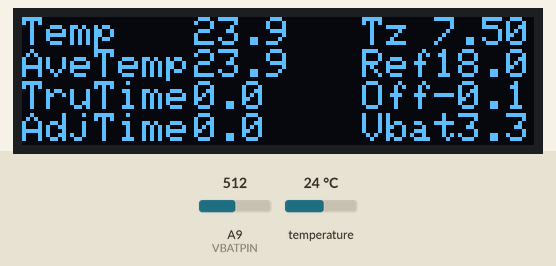
Bench run of a sketch on a simulated Arduino Mega 2560, built with avr-gcc and run on an emulated ATmega2560. Parts: 128×32 one-colour display. The inputs (shaded band) are chosen by the test bench; at power-on: temperature 24 °C, A9 (VBATPIN) = 512.

Above: at 1.4 s.
1.5 s: temperature set to 12 °C
At 3.2 s:
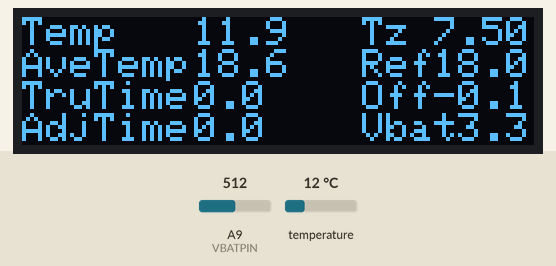
4.9 s: A9 (VBATPIN) set to 716
At 6.4 s:
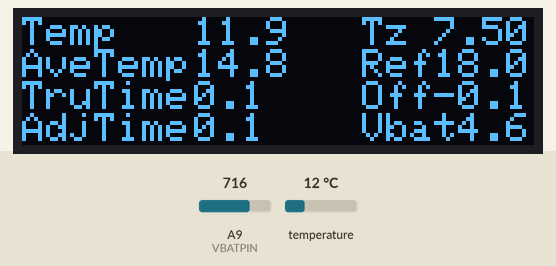
8.1 s: temperature set to 19 °C
At 9.5 s:
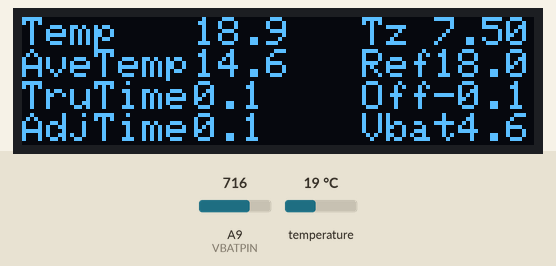
11.2 s: A9 (VBATPIN) set to 900
At 12.7 s:
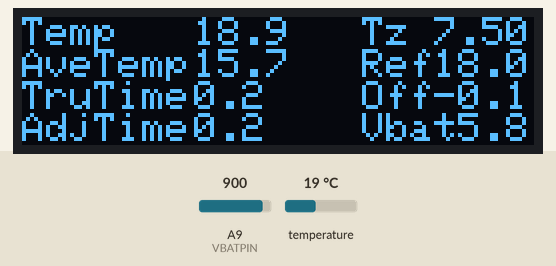
14.4 s: temperature set to 28 °C
At 15.8 s:
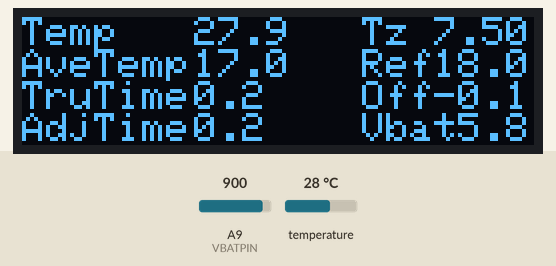
17.5 s: A9 (VBATPIN) set to 1023
At 19.0 s:
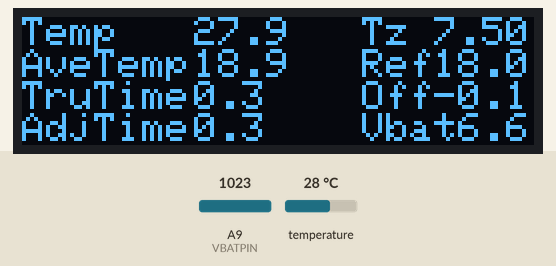
Timing chart, 0 to 20.5 s (numbered marks = the images above; inputs shaded):
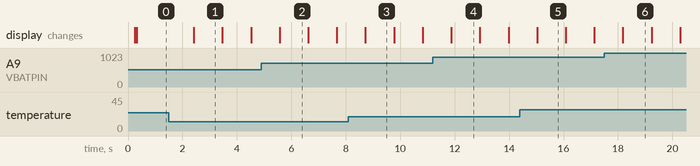

Measured:
- what the display in image 1 shows lasts 1.1 s, from 2.4 s to 3.5 s

The sketch:

TADT.ino
```cpp
#include <OneWire.h>
#include <Adafruit_GFX.h>
#include <Adafruit_SSD1306.h>

Adafruit_SSD1306 display = Adafruit_SSD1306();

int DS18S20_Pin = 5; //DS18S20 Signal pin on digital 5


//Temperature chip i/o
OneWire ds(DS18S20_Pin); // on digital pin 5

#define VBATPIN A9

void setup() {

  //small delay needed to get the display to behave with the power switch
  delay(200);
  Serial.begin(9600);
  // by default, we'll generate the high voltage from the 3.3v line internally! (neat!)
  // initialize with the I2C addr 0x3C (for the 128x32)
  display.begin(SSD1306_SWITCHCAPVCC, 0x3C);
  // init done
  display.setTextSize(1);
  display.setTextColor(WHITE,BLACK);
  // Clear the buffer.
  display.clearDisplay();
  display.display();

}


//adjust this to your desired reference temperature
float reftemp = 18.0;
//varies from species to species- x intercept of the linear temp vs velocity relationship
float tzero = 7.5;
//optional offset value to calibrate the temperature sensor
float offset = -0.1;

//resetting our counters to zero for a new experiment
float previous_time = millis();
float cumulative_temp = 0;
float cumulative_effective_temp = 0;
float current_temp = getTemp();


void loop() {

float new_temp = getTemp();
if (new_temp != -1000)     //ignores random errors from the ds18b20...
{
 current_temp = new_temp;
}


//measures temperature for this interval
current_temp = current_temp + offset;
//gets the amount of time since sketch began running
float current_time = millis();
//calculates time since the last loop
float interval_length = current_time - previous_time;
//calculates the effective temperature for this interval
float effective_temp = current_temp - tzero;
//now we add the effective degrees for this interval to the cumulative effective degrees
cumulative_effective_temp = cumulative_effective_temp + (effective_temp * interval_length);
//new we can calculate the temperature adjusted developmental time (in minutes)
float adjusted_time = cumulative_effective_temp/((reftemp-tzero)*60000);

//This will calulate the total degrees in this interval, add it to the cumulative degrees,
//and give us an average temperature for the experiment
cumulative_temp = cumulative_temp + (current_temp * interval_length);
float average_temp = (cumulative_temp / current_time);

//finally we need to set the "previous time" for the next loop to the be current time in this loop
previous_time = current_time;

//measuring the voltage in the LiPo battery
float measuredvbat = analogRead(VBATPIN);
measuredvbat *= 2;    // we divided by 2, so multiply back
measuredvbat *= 3.3;  // Multiply by 3.3V, our reference voltage
measuredvbat /= 1024; // convert to voltage

//Displays the current T-zero
display.setCursor(85,0);
display.print("Tz");
display.setCursor(103,0);
display.print(tzero,2);

//Displays the reference temp of choice
display.setCursor(85,8);
display.print("Ref");
display.setCursor(103,8);
display.print(reftemp,1);

//Displays the offset for our temperature probe (if necessary)
display.setCursor(85,16);
display.print("Off");
display.setCursor(103,16);
display.print(offset,1);

//Displays battery voltage
display.setCursor(85,24);
display.print("Vbat");
display.setCursor(109,24);
display.print(measuredvbat,1);

//Displays the current temperature
display.setCursor(0, 0);
display.print("Temp");
display.setCursor(43,0);
display.print(current_temp,1);

//Displays the average temperature for the experiment
display.setCursor(0,8);
display.print("AveTemp");
display.setCursor(43,8);
display.print(average_temp,1);

//Displays the temperature adjusted developmental time
display.setCursor(0,24);
display.print("AdjTime");
display.setCursor(43,24);
display.print(adjusted_time,1);

//Displays the actual time elapsed during the experiment (in minutes)
display.setCursor(0,16);
display.print("TruTime");
display.setCursor(43,16);
display.print(current_time/60000,1);

display.display();
delay(1000);

}


// code for bildr.org for reading temperatures from the DS18B20
  float getTemp(){
 //returns the temperature from one DS18S20 in DEG Celsius

 byte data[12];
 byte addr[8];

 if ( !ds.search(addr)) {
   //no more sensors on chain, reset search
   ds.reset_search();
   return -1000;
 }

 if ( OneWire::crc8( addr, 7) != addr[7]) {
   Serial.println("CRC is not valid!");
   return -1000;
 }

 if ( addr[0] != 0x10 && addr[0] != 0x28) {
   Serial.print("Device is not recognized");
   return -1000;
 }

 ds.reset();
 ds.select(addr);
 ds.write(0x44,1); // start conversion, with parasite power on at the end

 byte present = ds.reset();
 ds.select(addr);
 ds.write(0xBE); // Read Scratchpad


 for (int i = 0; i < 9; i++) { // we need 9 bytes
  data[i] = ds.read();
 }

 ds.reset_search();

 byte MSB = data[1];
 byte LSB = data[0];

 float tempRead = ((MSB << 8) | LSB); //using two's compliment
 float TemperatureSum = tempRead / 16;

 return TemperatureSum;

}
```
